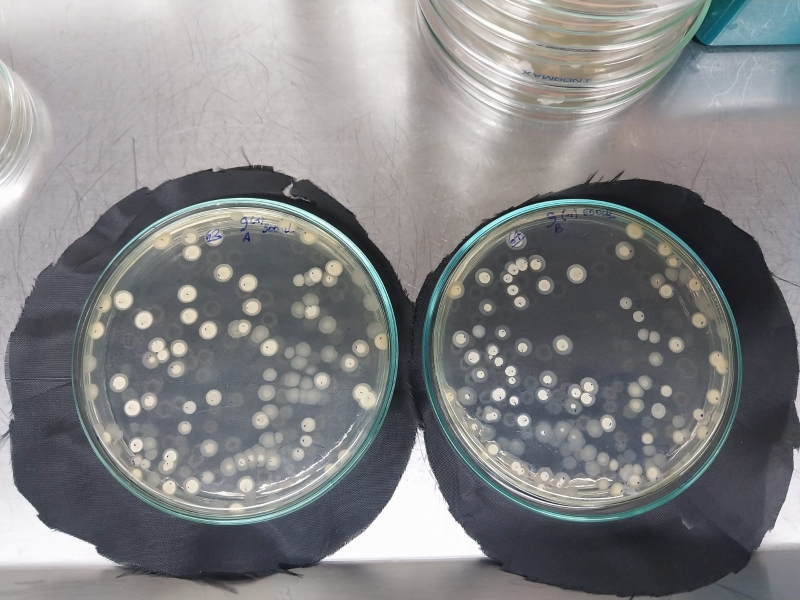
#> input picture images/placas/actinomicetos_1.jpeg, 1600 x 1200 px, found by its file name (shown at 1/2 size)
$ python autocalibrar.py
#> lines starting #> are read from the running program, lines starting #| are printed output that depends on the picture; after the words box and inside, x2 and y2 are one past the last pixel; in counts of white or black regions, pixels touching at a corner belong together
### scripts/contar_mis_fotos.py
"""
Conteo de colonias para las fotos propias del usuario (images/mis_fotos/),
una placa por imagen (a diferencia del dataset actinomicetos_N, que trae dos
placas por foto).

Pipeline (lo mejor encontrado en los experimentos anteriores):
  1. Deteccion de la placa por Hough circle sobre la imagen completa.
  2. Recorte circular de la placa (shrink=1.0, incluye toda la placa).
  3. Scout: CLAHE + umbral adaptativo -> estimacion clasica rapida de densidad.
  4. Segun esa estimacion se elige bbox_threshold para CellSAM:
       n_adapt < 40   -> 0.65  (placa escasa o dificil de ver)
       40 <= n_adapt < 55 -> 0.75  (densidad moderada)
       n_adapt >= 55  -> 0.80  (placa densa, colonias bien visibles)
  5. CellSAM corre con normalize=True, postprocess=True y ese bbox_threshold.
  6. Filtro de regiones por area (300-50000 px) y solidity (>=0.50).

Uso:
    python scripts/contar_mis_fotos.py [images/mis_fotos/]

Guarda:
    results/colonias/mis_fotos/summary.csv
    results/colonias/mis_fotos/<nombre>_count.png
"""
import sys
import warnings
import numpy as np
import cv2
import matplotlib.pyplot as plt
import pandas as pd
from pathlib import Path
from skimage.measure import regionprops

warnings.filterwarnings('ignore', category=FutureWarning)
warnings.filterwarnings('ignore', category=UserWarning)

from cellSAM import get_model, segment_cellular_image

# ── parametros ────────────────────────────────────────────────────────────────
NORMALIZE       = True
POSTPROCESS     = True
MIN_COLONY_AREA = 300
MAX_COLONY_AREA = 50000
MIN_SOLIDITY    = 0.50
SHRINK          = 0.92   # radio de recorte, elegido con la curva de recuperacion
                          # medida sobre el ground truth manual (856 colonias):
                          #   0.86 -> 79.0 % de las colonias dentro del recorte
                          #   0.90 -> 88.9 %
                          #   0.92 -> 96.0 %   <- valor actual
                          #   1.00 -> 100 %
                          #
                          # medido contra el conteo manual (scripts/exp_shrink.py):
                          #            MAE contable   MAE global   acierto
                          #   0.86         5.46         15.40       73.0 %
                          #   0.92         4.08         11.33       80.1 %
                          # el 0.92 gana sobre todo en las placas densas, donde
                          # RC73-A-2.5 pasa de -109 a -77 de error. El costo es que
                          # MC73-A y MC73-D dejan de ser exactas (13->16 y 9->12)
                          # por falsos positivos de condensacion en el borde.
                          #
                          # el radio completo (1.0) se probo y es peor: MAE contable
                          # 5.77, porque la condensacion pegada al vidrio forma
                          # gotas redondas que ningun filtro de forma distingue de
                          # una colonia. 0.92 se queda por dentro de esa banda.
RIM_BAND         = 0.86  # sin uso mientras SHRINK=0.86 (el recorte ya excluye todo
                          # lo que quedaria en esta banda); queda listo si se retoma
                          # el experimento con un descriptor mejor que la forma
RIM_MIN_SOLIDITY = 0.65
RIM_MAX_ECC      = 0.85
MAX_CROP_DIM    = 1200   # las fotos propias vienen a resolucion de camara (hasta
                          # 4096px); se reescala el recorte de la placa a esta
                          # escala, la misma con la que se calibro la pipeline
                          # (dataset actinomicetos_N, placas de ~800-1000px)
SUPPORTED       = {'.jpg', '.jpeg', '.png', '.tif', '.tiff', '.bmp'}
# la carpeta de salida se calcula en main() a partir de la carpeta de entrada

DENSE_THR    = 55
MODERATE_THR = 40

# rechazo de rotulacion con marcador azul: medido sobre las fotos, la tinta cae
# en hue 71-105 con saturacion alta, mientras que las colonias estan en hue 39-44
INK_HUE_MIN  = 60
INK_HUE_MAX  = 140
INK_SAT_MIN  = 40


# [35 lines left out: functions flat_field, is_ink, not called in this run]


# ── deteccion y recorte (una sola placa por imagen) ────────────────────────────
def detect_plate(img_bgr):
    h, w = img_bgr.shape[:2]
    gray    = cv2.cvtColor(img_bgr, cv2.COLOR_BGR2GRAY)
    blurred = cv2.GaussianBlur(gray, (21, 21), 0)
    circles = cv2.HoughCircles(
        blurred, cv2.HOUGH_GRADIENT, dp=1.2,
        minDist=max(h, w), param1=60, param2=25,
        minRadius=int(min(h, w) * 0.30),
        maxRadius=int(min(h, w) * 0.52),
    )
    if circles is not None:
        best = np.round(circles[0][0]).astype(int)
        cx, cy, r = int(best[0]), int(best[1]), int(best[2])
    else:
        cx, cy, r = w // 2, h // 2, int(min(h, w) * 0.43)
    return cx, cy, r


def crop_plate(img_bgr, cx, cy, r, shrink=SHRINK):
    r_use = int(r * shrink)
    x1 = max(0, cx - r_use);  y1 = max(0, cy - r_use)
    x2 = min(img_bgr.shape[1], cx + r_use)
    y2 = min(img_bgr.shape[0], cy + r_use)
    crop = img_bgr[y1:y2, x1:x2].copy()
    hc, wc = crop.shape[:2]
    mask = np.zeros((hc, wc), dtype=np.uint8)
    cv2.circle(mask, (cx - x1, cy - y1), r_use, 255, -1)
    crop[mask == 0] = 0

    # reescala si el recorte excede MAX_CROP_DIM (fotos de camara vienen mucho
    # mas grandes que las del dataset con el que se calibraron los umbrales)
    longest = max(hc, wc)
    if longest > MAX_CROP_DIM:
        scale = MAX_CROP_DIM / longest
        new_w, new_h = int(round(wc * scale)), int(round(hc * scale))
        crop = cv2.resize(crop, (new_w, new_h), interpolation=cv2.INTER_AREA)
        mask = cv2.resize(mask, (new_w, new_h), interpolation=cv2.INTER_NEAREST)
    return crop, mask


# ── scout: estimacion clasica con CLAHE + umbral adaptativo ───────────────────
# [157 lines left out: functions scout, segment, draw_overlay, main, not called in this run]


# [2 lines that do not run on import are left out]

### scripts/autocalibrar.py
"""
Auto-calibracion de los parametros del pipeline a partir de la propia imagen.

Problema que resuelve. El sistema esta pensado para laboratorios sin
presupuesto, donde cada uno usara un telefono distinto y una iluminacion
distinta. Pero se comprobo que tres parametros calibrados en un montaje fallan
en otro:

  el estimador de densidad, ajustado con las placas dobles, asigna 10 colonias a
  una placa que tiene 352 cuando se le pasan fotografias con contraluz
  el filtro de color, ajustado con el primer lote, queda al borde de descartar
  colonias reales en el segundo, porque el tono del agar paso de 43 a 56
  el umbral de deteccion, ajustado con las fotografias de contraluz, produce un
  sesgo de mas ocho colonias por placa en el conjunto de placas dobles

Los tres fallos comparten causa: son constantes fijadas para unas condiciones
concretas. Este modulo las sustituye por valores derivados de propiedades
medibles de cada fotografia, de modo que un laboratorio nuevo no tenga que
recalibrar nada.

Propiedades medidas sobre las tres colecciones disponibles, que definen los
rangos de referencia:

  conjunto           contraste  gradiente   tono   ruido
  placas dobles           43.5       99.5  110.0    29.8
  fotos con contraluz     35.6      122.4   45.0    17.9
  segundo lote            37.2      103.1   56.0    29.7

Uso como modulo:
    from autocalibrar import calibrar
    p = calibrar(crop, mascara)
    p['umbral'], p['hue_agar'], p['sat_minima']

Uso directo, para inspeccionar que valores saldrian en cada coleccion:
    python scripts/autocalibrar.py
"""
import sys
from pathlib import Path

import cv2
import numpy as np

sys.path.insert(0, str(Path(__file__).parent))


def _moda_circular(tonos):
    """Casilla mas poblada de un histograma de tono suavizado en circulo."""
    t = np.asarray(tonos, dtype=np.int32).ravel()
    if t.size == 0:
        return 0.0
    h = np.bincount(t, minlength=180)[:180].astype(np.float32)
    # el suavizado evita que un pico repartido entre dos casillas vecinas
    # pierda frente a otro mas estrecho
    nucleo = np.array([1, 2, 3, 2, 1], dtype=np.float32)
    nucleo /= nucleo.sum()
    suave = np.convolve(np.concatenate([h[-2:], h, h[:2]]), nucleo, 'valid')
    return float(np.argmax(suave))


def tono_dominante(tonos, saturaciones=None, valores=None):
    """
    Tono del agar, tomado sobre el circulo y solo donde el tono significa algo.

    La mediana no sirve para un angulo. Si el agar reparte sus tonos entre 175 y
    5, cruzando la costura de la escala, la mediana cae cerca de 90, que es un
    verde inexistente en la imagen. Se toma en su lugar la moda de un histograma
    circular, que ademas es mas robusta, porque el agar ocupa la mayor parte del
    disco y domina el reparto aunque haya colonias y rotulacion.

    Queda un problema, y hay dos maneras de equivocarse al resolverlo, las dos
    comprobadas sobre las placas propias.

    En un pixel gris o negro el tono no significa nada y la conversion lo deja
    en cero, de modo que esos pixeles se amontonan en la primera casilla y
    pueden ganarla sin que haya ningun rojo en la imagen. Medido: en una placa
    con una zona oscura amplia la moda daba 0 frente a 46 de la mediana.

    Pesar cada pixel por su saturacion corrige ese caso pero abre el contrario,
    porque una region pequena e intensamente coloreada le gana entonces a un
    agar grande y palido. Medido: en una placa doble con contraluz la moda
    ponderada daba 21, un naranja, frente a 87 de la mediana.

    Lo que funciona es descartar los pixeles donde el tono no esta definido y
    contar por area los que quedan, de modo que gane la superficie mayor y no la
    mas vistosa. El piso de saturacion se toma de la propia imagen, porque una
    fotografia palida entera no debe quedarse sin pixeles validos.

    Comprobado sobre veinte placas de cuatro procedencias: coincide con la
    mediana dentro de un grado en todas las placas propias, arregla el caso de
    la zona oscura, y sobre los agares de sangre de ADBC, cuyo tono cae en 177 a
    179 justo en la costura, devuelve el valor correcto donde la mediana no
    podria. Dentro de un mismo montaje resulta ademas mas consistente que la
    mediana, con ocho grados de dispersion frente a veintitres.
    """
    t = np.asarray(tonos, dtype=np.int32).ravel()
    if t.size == 0:
        return 0.0
    if saturaciones is None:
        return _moda_circular(t)

    s = np.asarray(saturaciones, dtype=np.float32).ravel()
    v = (np.asarray(valores, dtype=np.float32).ravel()
         if valores is not None else np.full_like(s, 255.0))

    piso = max(20.0, float(np.median(s)) * 0.5)
    definido = (s >= piso) & (v >= 25.0)
    if definido.sum() < max(100, int(0.02 * t.size)):
        definido = s >= 20.0          # imagen palida, se relaja el criterio
    if definido.sum() < 100:
        return _moda_circular(t)      # sin color utilizable, se usa todo
    return _moda_circular(t[definido])


def medir_condiciones(crop_bgr, plate_mask):
    """
    Describe las condiciones de captura de una fotografia de placa.

    Todas las medidas se toman dentro del disco de la placa, porque el fondo de
    la escena varia con el encuadre y no dice nada sobre la imagen que importa.
    """
    gris = cv2.cvtColor(crop_bgr, cv2.COLOR_BGR2GRAY).astype(np.float32)
    hsv = cv2.cvtColor(crop_bgr, cv2.COLOR_BGR2HSV)
    dentro = plate_mask > 0
    if dentro.sum() < 100:
        return None

    # el fondo es la imagen sin su estructura fina, o sea el agar y su
    # iluminacion; la diferencia con la imagen es la estructura, o sea las
    # colonias mas el ruido
    k = int(max(gris.shape) * 0.15) | 1
    fondo = cv2.GaussianBlur(gris, (k, k), 0)
    detalle = gris - fondo

    return {
        'contraste': float(gris[dentro].std()),
        'gradiente': float(np.percentile(fondo[dentro], 95)
                           - np.percentile(fondo[dentro], 5)),
        'hue_agar': tono_dominante(hsv[..., 0][dentro],
                                   hsv[..., 1][dentro],
                                   hsv[..., 2][dentro]),
        'sat_agar': float(np.median(hsv[..., 1][dentro])),
        'brillo': float(np.median(gris[dentro])),
        'ruido': float(detalle[dentro].std()),
    }


def calibrar(crop_bgr, plate_mask):
    """
    Devuelve los parametros del pipeline ajustados a esta fotografia.

    Las reglas se apoyan en relaciones fisicas, no en valores memorizados de un
    conjunto concreto, que es lo que hacia fallar a las versiones anteriores.
    """
    c = medir_condiciones(crop_bgr, plate_mask)
    if c is None:
        return {'umbral': 0.65, 'hue_agar': 45.0, 'sat_minima': 40.0,
                'aplicar_flat': True, 'condiciones': None}

    # Umbral de deteccion. Se apoya en la magnitud del detalle, es decir cuanto
    # se aparta la imagen de su propio fondo suavizado. Cuando las colonias
    # destacan con nitidez ese valor es alto y el detector puede ser exigente
    # sin perderlas; cuando son palidas y se confunden con el agar el valor baja
    # y hace falta bajar tambien el umbral.
    #
    # La recta se apoya en los dos montajes con resultado medido: el de placas
    # dobles, con detalle cercano a 30, necesita 0.80, y el de contraluz, con
    # detalle cercano a 18, necesita 0.40.
    #
    # ADVERTENCIA. Dos puntos no bastan para fijar una regla general, y esto es
    # justo el error que el modulo intenta corregir. La recta debe validarse con
    # fotografias de otros laboratorios antes de darla por buena; mientras
    # tanto es una hipotesis operativa, no un resultado.
    umbral = float(np.clip(0.40 + (c['ruido'] - 18.0) * 0.0333, 0.35, 0.80))

    # Correccion de iluminacion. Solo tiene sentido si hay un gradiente que
    # corregir. Con luz uniforme no corrige nada y realza la textura del agar,
    # lo que produce falsos positivos.
    aplicar_flat = c['gradiente'] > 110.0

    # Filtro de rotulacion. En vez de un rango fijo de tono, se toma el del agar
    # de esta misma fotografia y se rechaza lo que se aparta de el.
    #
    # La saturacion actua solo como salvaguarda, para no descartar regiones
    # grises o sin color definido. Una version anterior exigia 1.5 veces la
    # saturacion del agar, y fallaba: en fotografias donde el propio agar es
    # saturado el umbral se iba por encima de 80 y dejaba pasar la rotulacion.
    # Medido sobre RC73-7, las colonias se agrupan en tono 41 a 45 y la tinta en
    # 67 a 100, de modo que el tono separa por si solo y la saturacion no debe
    # estorbar esa separacion.
    sat_minima = max(30.0, c['sat_agar'] * 0.9)

    return {
        'umbral': umbral,
        'hue_agar': c['hue_agar'],
        'sat_minima': sat_minima,
        'aplicar_flat': aplicar_flat,
        'condiciones': c,
    }


# [46 lines left out: functions desvio_circular, es_tinta, not called in this run]


def _inspeccionar():
    """Muestra que parametros saldrian para una imagen de cada coleccion."""
    from contar_mis_fotos import detect_plate, crop_plate

    muestras = [
        ('placas dobles', 'images/placas/actinomicetos_1.jpeg'),
        ('contraluz lote 1', 'images/mis_fotos/MC73-A.jpg'),
        ('contraluz lote 2', 'images/mis_fotos_lote2/NRC73-A-2.5-.jpg'),
    ]
    print(f'{"coleccion":<18} {"umbral":>7} {"flat":>6} {"hue agar":>9} '
          f'{"sat min":>8} {"gradiente":>10} {"relieve":>8}')
    print('-' * 72)
    for nombre, ruta in muestras:
        p = Path(ruta)
        if not p.exists():
            print(f'{nombre:<18} no encontrada')
            continue
        img = cv2.imread(str(p))
#> img is the input picture: shape (1200, 1600, 3); mean B, G, R 132.2, 131.1, 130.6
        cx, cy, r = detect_plate(img)
#> in detect_plate, `gray    = cv2.cvtColor(img_bgr, cv2.COLOR_BGR2GRAY)`:
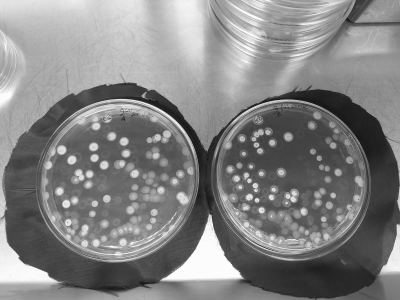
#> gray: shape (1200, 1600) (shown at 1/4 size); min 1, max 255, mean 131
#> in detect_plate, `circles = cv2.HoughCircles( blurred, cv2.HOUGH_GRADIENT, dp=1.2, minDi..`: circles = [[1125, 754.2, 363.8]]
#> in detect_plate, `best = np.round(circles[0][0]).astype(int)`: best = [1125, 754, 364]
#> in detect_plate, `cx, cy, r = int(best[0]), int(best[1]), int(best[2])`: cx = 1125; cy = 754; r = 364
#> cx = 1125; cy = 754; r = 364
        crop, mask = crop_plate(img, cx, cy, r)
#> in crop_plate, `r_use = int(r * shrink)`: r_use = 334
#> in crop_plate, `x1 = max(0, cx - r_use)`: x1 = 791
#> in crop_plate, `y1 = max(0, cy - r_use)`: y1 = 420
#> in crop_plate, `x2 = min(img_bgr.shape[1], cx + r_use)`: x2 = 1459
#> in crop_plate, `y2 = min(img_bgr.shape[0], cy + r_use)`: y2 = 1088
#> in crop_plate, `crop = img_bgr[y1:y2, x1:x2].copy()`:
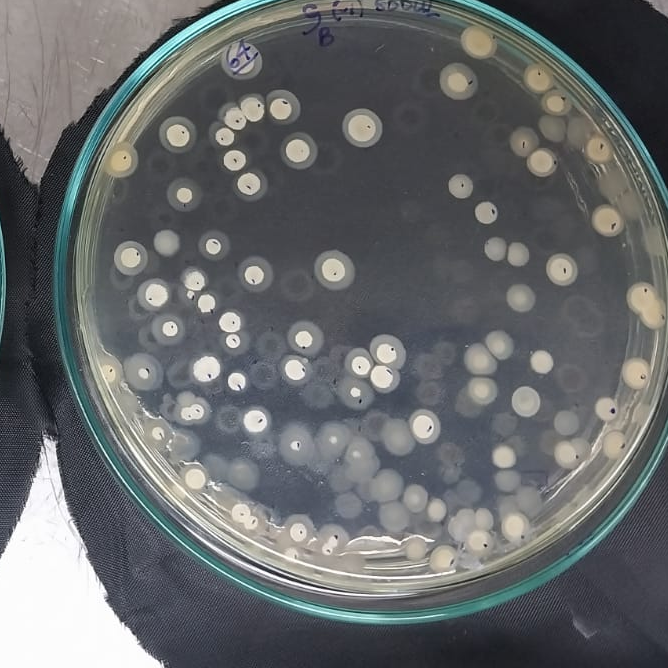
#> crop: shape (668, 668, 3); mean B, G, R 107.1, 105.4, 102.7
#> in crop_plate, `cv2.circle(mask, (cx - x1, cy - y1), r_use, 255, -1)`:
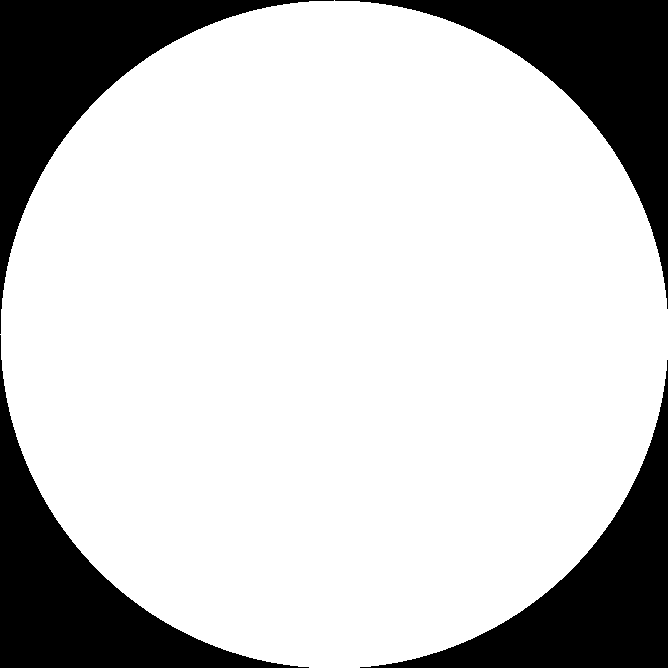
#> mask: shape (668, 668); 78.5% white; 4 black regions, box (x1, y1, x2, y2) and area: (0, 0, 334, 334) 24282, (335, 0, 668, 309) 23948, (0, 335, 309, 668) 23948, (360, 360, 668, 668) 23615
#> in crop_plate, `crop[mask == 0] = 0`:
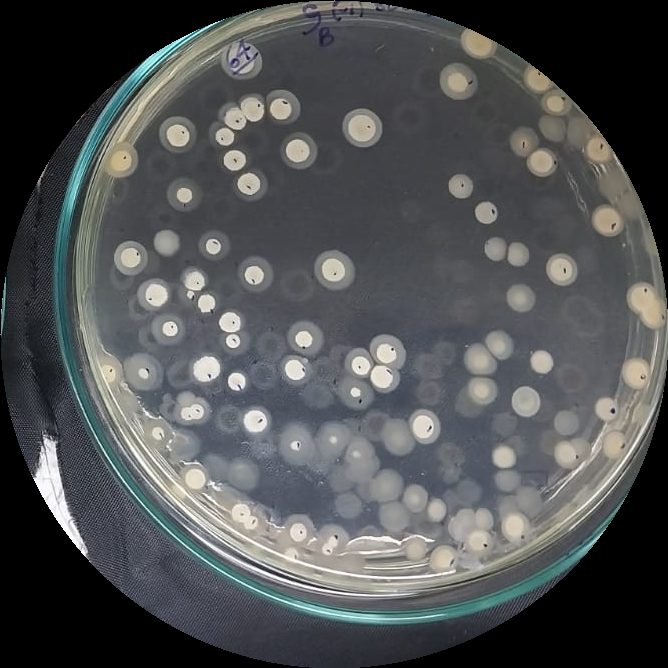
#> crop: shape (668, 668, 3); mean B, G, R 82.6, 81.4, 79.2
        par = calibrar(crop, mask)
#> in medir_condiciones, `gris = cv2.cvtColor(crop_bgr, cv2.COLOR_BGR2GRAY).astype(np.float32)`:
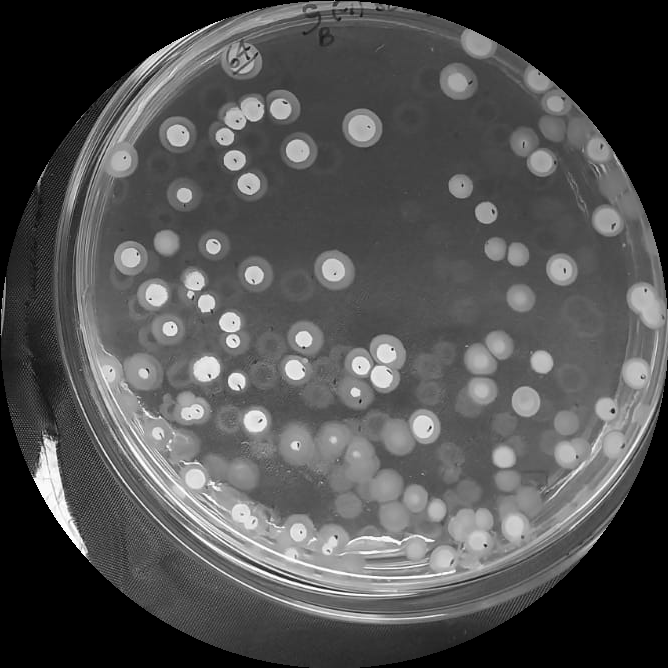
#> gris: shape (668, 668) float32; min 0, max 255, mean 80.9
#> in medir_condiciones, `fondo = cv2.GaussianBlur(gris, (k, k), 0)`:
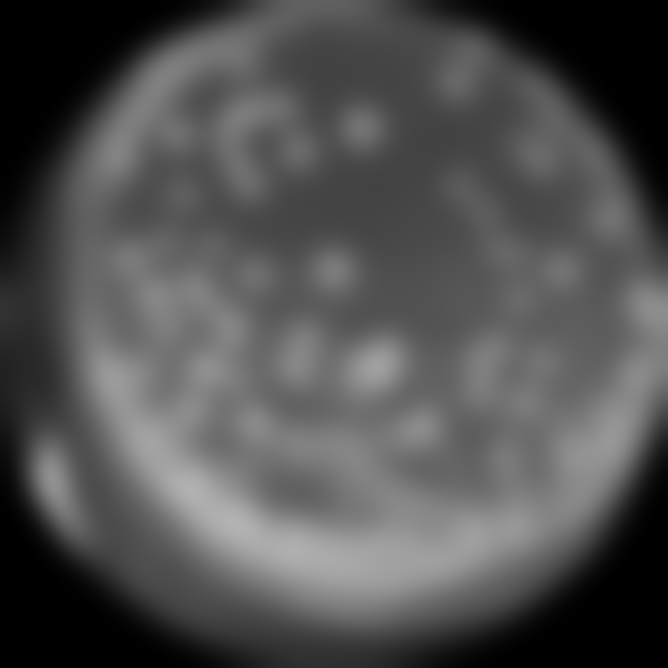
#> fondo: shape (668, 668) float32; min 0, max 179.1, mean 80.9
#> in medir_condiciones, `detalle = gris - fondo`:
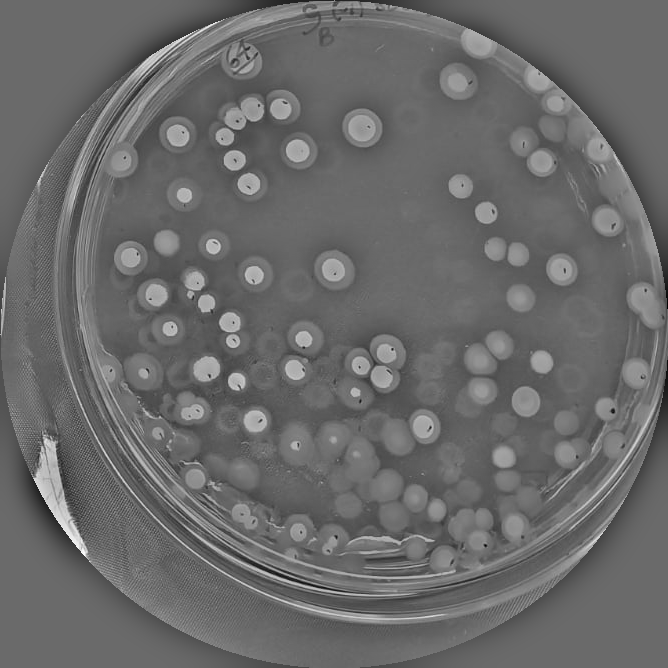
#> detalle: shape (668, 668) float32; min -143.3, max 199.5, mean -0.1; drawn with min black and max white
#> in tono_dominante, `piso = max(20.0, float(np.median(s)) * 0.5)`: piso = 20
#> in _moda_circular, `h = np.bincount(t, minlength=180)[:180].astype(np.float32)`: h = 180 values, max 22717 at index 111, min 0 at index 1, mean 1029
#> in _moda_circular, `suave = np.convolve(np.concatenate([h[-2:], h, h[:2]]), nucleo, 'valid')`: suave = 180 values, max 13215.3 at index 111, min 0.778 at index 167, mean 1029
#> in calibrar, `c = medir_condiciones(crop_bgr, plate_mask)`: c = {'contraste': 43.53, 'gradiente': 99.52, 'hue_agar': 111, 'sat_agar': 21, 'brillo': 90, 'ruido': 29.78}
#> in calibrar, `umbral = float(np.clip(0.40 + (c['ruido'] - 18.0) * 0.0333, 0.35, 0.80))`: umbral = 0.792
#> in calibrar, `aplicar_flat = c['gradiente'] > 110.0`: aplicar_flat = False
#> in calibrar, `sat_minima = max(30.0, c['sat_agar'] * 0.9)`: sat_minima = 30
#> par = 5 items
        c = par['condiciones']
        relieve = c['ruido'] / (c['contraste'] + 1e-6)
#> relieve = 0.684
        print(f'{nombre:<18} {par["umbral"]:>7.2f} '
              f'{"si" if par["aplicar_flat"] else "no":>6} '
              f'{par["hue_agar"]:>9.1f} {par["sat_minima"]:>8.1f} '
              f'{c["gradiente"]:>10.1f} {relieve:>8.3f}')
#| placas dobles         0.79     no     111.0     30.0       99.5    0.684
    print()
    print('Referencia de lo que cada coleccion necesita segun los experimentos:')
    print('  placas dobles      umbral alto (0.80), sin flat-field')
    print('  contraluz          umbral bajo (0.40), con flat-field')


if __name__ == '__main__':
    _inspeccionar()
